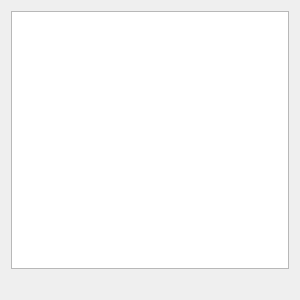
<?xml version="1.0" encoding="UTF-8"?>
<ui version="4.0">
 <class>FoundItemWidget</class>
 <widget class="QWidget" name="FoundItemWidget">
  <property name="geometry">
   <rect>
    <x>0</x>
    <y>0</y>
    <width>300</width>
    <height>300</height>
   </rect>
  </property>
  <property name="sizePolicy">
   <sizepolicy hsizetype="Expanding" vsizetype="Expanding">
    <horstretch>0</horstretch>
    <verstretch>0</verstretch>
   </sizepolicy>
  </property>
  <property name="minimumSize">
   <size>
    <width>200</width>
    <height>200</height>
   </size>
  </property>
  <property name="windowTitle">
   <string>Form</string>
  </property>
  <layout class="QVBoxLayout" name="verticalLayout">
   <item>
    <widget class="QGraphicsView" name="graphicsView"/>
   </item>
   <item>
    <widget class="QLabel" name="label">
     <property name="text">
      <string/>
     </property>
    </widget>
   </item>
  </layout>
 </widget>
 <resources/>
 <connections/>
</ui>
